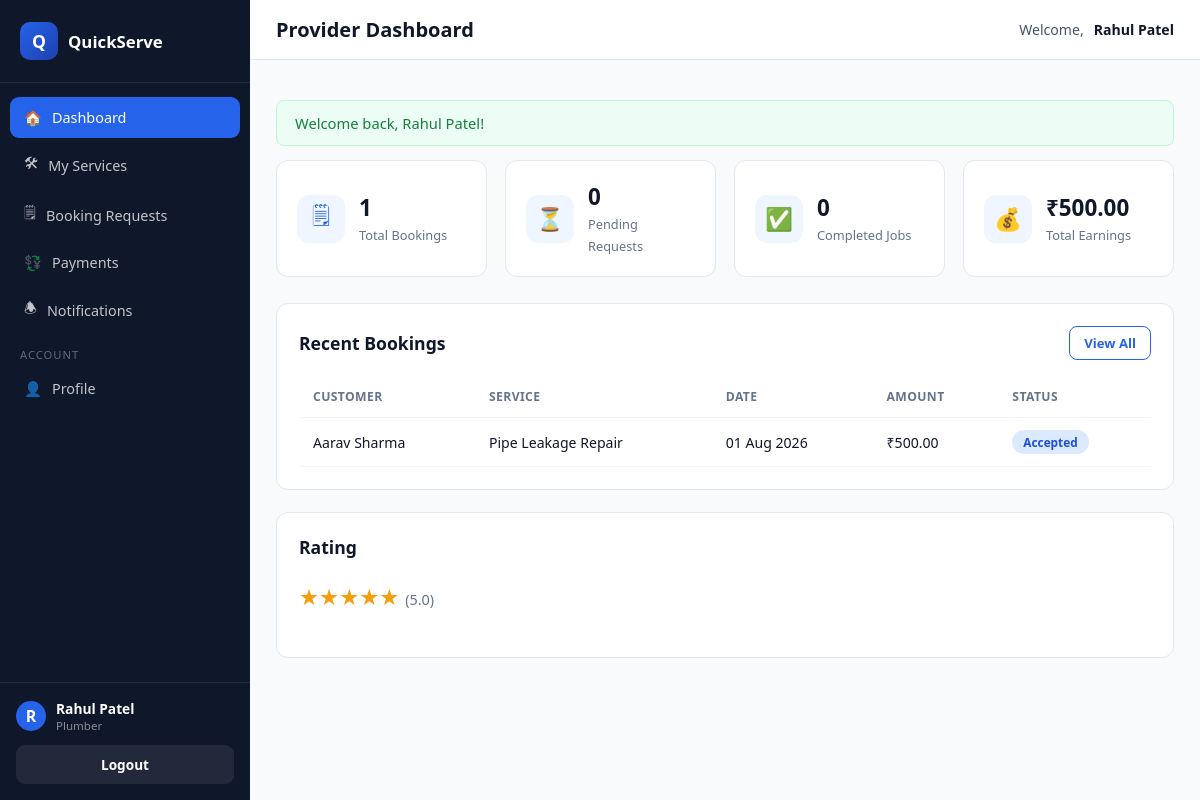
The page /provider/dashboard.php (signed in) on the database its author committed.
### tables this page shows
CREATE TABLE `bookings` (
  `id` int(11) NOT NULL,
  `customer_id` int(11) DEFAULT NULL,
  `provider_id` int(11) DEFAULT NULL,
  `service_id` int(11) DEFAULT NULL,
  `booking_date` date DEFAULT NULL,
  `booking_time` varchar(20) DEFAULT NULL,
  `address` varchar(255) DEFAULT NULL,
  `amount` decimal(10,2) DEFAULT NULL,
  `booking_status` varchar(30) DEFAULT NULL,
  `payment_status` varchar(30) DEFAULT NULL,
  `created_at` datetime DEFAULT NULL,
  `updated_at` datetime DEFAULT NULL
);

CREATE TABLE `customers` (
  `id` int(11) NOT NULL,
  `full_name` varchar(100) NOT NULL,
  `email` varchar(150) NOT NULL,
  `password` varchar(255) NOT NULL,
  `phone` varchar(15) DEFAULT NULL,
  `address` varchar(255) DEFAULT NULL,
  `profile_image` varchar(255) DEFAULT NULL,
  `status` tinyint(1) DEFAULT 1,
  `created_at` datetime DEFAULT NULL,
  `updated_at` datetime DEFAULT NULL
);

CREATE TABLE `services` (
  `id` int(11) NOT NULL,
  `provider_id` int(11) DEFAULT NULL,
  `category_id` int(11) DEFAULT NULL,
  `service_name` varchar(150) NOT NULL,
  `description` text DEFAULT NULL,
  `price` decimal(10,2) DEFAULT NULL,
  `duration` varchar(50) DEFAULT NULL,
  `service_image` varchar(255) DEFAULT NULL,
  `is_available` tinyint(1) DEFAULT 1,
  `created_at` datetime DEFAULT NULL,
  `updated_at` datetime DEFAULT NULL
);

### provider/dashboard.php (the view, shortened to what this page needs)
<?php
require_once __DIR__ . '/../includes/functions.php';
$providerId = $_SESSION['provider_id'];
$totalBookings = $pdo->prepare("SELECT COUNT(*) FROM bookings WHERE provider_id = ?");
$totalBookings->execute([$providerId]);
$totalBookings = (int) $totalBookings->fetchColumn();
$pendingRequests = $pdo->prepare("SELECT COUNT(*) FROM bookings WHERE provider_id = ? AND booking_status = 'Pending'");
$pendingRequests->execute([$providerId]);
$pendingRequests = (int) $pendingRequests->fetchColumn();
$completedJobs = $pdo->prepare("SELECT COUNT(*) FROM bookings WHERE provider_id = ? AND booking_status = 'Completed'");
$completedJobs->execute([$providerId]);
$completedJobs = (int) $completedJobs->fetchColumn();
$earnings = $pdo->prepare("SELECT COALESCE(SUM(amount),0) FROM bookings WHERE provider_id = ? AND payment_status = 'Paid'");
$earnings->execute([$providerId]);
$earnings = (float) $earnings->fetchColumn();
$avgRating = $pdo->prepare("SELECT ROUND(AVG(rating),1) FROM reviews WHERE provider_id = ?");
$avgRating->execute([$providerId]);
$avgRating = $avgRating->fetchColumn();
$recentBookings = $pdo->prepare(
    "SELECT b.*, s.service_name, cu.full_name AS customer_name
     FROM bookings b
     LEFT JOIN services s ON s.id = b.service_id
     LEFT JOIN customers cu ON cu.id = b.customer_id
     WHERE b.provider_id = ?
     ORDER BY b.created_at DESC LIMIT 6"
);
$recentBookings->execute([$providerId]);
$recentBookings = $recentBookings->fetchAll();
require __DIR__ . '/../includes/dash_shell_top.php';
?>
<div class="stat-grid">
  <div class="stat-card"><div class="stat-icon">🗒</div><div><strong><?php echo $totalBookings; ?></strong><span>Total Bookings</span></div></div>
  <div class="stat-card"><div class="stat-icon">⏳</div><div><strong><?php echo $pendingRequests; ?></strong><span>Pending Requests</span></div></div>
  <div class="stat-card"><div class="stat-icon">✅</div><div><strong><?php echo $completedJobs; ?></strong><span>Completed Jobs</span></div></div>
  <div class="stat-card"><div class="stat-icon">💰</div><div><strong><?php echo money($earnings); ?></strong><span>Total Earnings</span></div></div>
</div>
<div class="card">
  <div class="card-header">
    <h2>Recent Bookings</h2>
    <a href="<?php echo BASE_URL; ?>provider/booking-requests.php" class="btn btn-outline btn-sm">View All</a>
  </div>
  <?php if (!$recentBookings): ?>
    <div class="empty-state"><div>🗒</div><p>No bookings yet.</p></div>
  <?php else: ?>
    <div class="table-wrap">
      <table class="data-table">
        <thead><tr><th>Customer</th><th>Service</th><th>Date</th><th>Amount</th><th>Status</th></tr></thead>
        <tbody>
        <?php foreach ($recentBookings as $b): ?>
          <tr>
            <td><?php echo e($b['customer_name']); ?></td>
            <td><?php echo e($b['service_name']); ?></td>
            <td><?php echo fdate($b['booking_date']); ?></td>
            <td><?php echo money($b['amount']); ?></td>
            <td><span class="badge badge-<?php echo strtolower($b['booking_status']); ?>"><?php echo e($b['booking_status']); ?></span></td>
          </tr>
        <?php endforeach; ?>
        </tbody>
      </table>
    </div>
  <?php endif; ?>
</div>
<div class="card">
  <div class="card-header"><h2>Rating</h2></div>
  <p style="font-size:1.4rem;color:#f59e0b;"><?php echo render_stars($avgRating ?: 0); ?> <span style="color:var(--slate-500);font-size:0.9rem;">(<?php echo $avgRating ?: 'No ratings yet'; ?>)</span></p>
</div>
<?php require __DIR__ . '/../includes/dash_shell_bottom.php'; ?>

### assets/css/style.css (style rules this page uses)
:root { --primary: #2563eb; --primary-dark: #1d4ed8; --primary-darker: #1e40af; --primary-light: #dbeafe; --primary-lighter: #eff6ff; --accent: #60a5fa; --success: #16a34a; --danger: #dc2626; --warning: #d97706; --slate-900: #0f172a; --slate-700: #334155; --slate-600: #475569; --slate-500: #64748b; --slate-400: #94a3b8; --slate-300: #cbd5e1; --slate-200: #e2e8f0; --slate-100: #f1f5f9; --slate-50: #f8fafc; --white: #ffffff; --radius: 12px; --radius-sm: 8px; --shadow: 0 4px 20px rgba(15, 23, 42, 0.08); --shadow-lg: 0 12px 36px rgba(15, 23, 42, 0.14); --font: 'Segoe UI', Roboto, Helvetica, Arial, sans-serif; }
* { box-sizing: border-box; }
html, body { margin: 0; padding: 0; font-family: var(--font); color: var(--slate-900); background: var(--slate-50); scroll-behavior: smooth; }
a { text-decoration: none; color: inherit; }
.btn { display: inline-flex; align-items: center; justify-content: center; gap: 8px; padding: 12px 22px; border-radius: 999px; border: none; font-weight: 600; font-size: 0.95rem; cursor: pointer; transition: all 0.2s ease; }
.btn-outline { background: #fff; color: var(--primary); border: 1.5px solid var(--primary); }
.btn-sm { padding: 7px 14px; font-size: 0.82rem; border-radius: 8px; }
.stat-grid { display: grid; grid-template-columns: repeat(4, 1fr); gap: 18px; margin-bottom: 26px; }
.stat-card { background: #fff; border-radius: var(--radius); padding: 20px; border: 1px solid var(--slate-200); display: flex; align-items: center; gap: 14px; }
.stat-icon { width: 48px; height: 48px; border-radius: 12px; display: flex; align-items: center; justify-content: center; font-size: 1.4rem; background: var(--primary-lighter); color: var(--primary); flex-shrink: 0; }
.stat-card strong { display: block; font-size: 1.4rem; color: var(--slate-900); }
.stat-card span { font-size: 0.8rem; color: var(--slate-500); }
.card { background: #fff; border-radius: var(--radius); border: 1px solid var(--slate-200); padding: 22px; margin-bottom: 22px; }
.card-header { display: flex; align-items: center; justify-content: space-between; margin-bottom: 16px; }
.card-header h2 { font-size: 1.1rem; margin: 0; }
.table-wrap { overflow-x: auto; }
table.data-table { width: 100%; border-collapse: collapse; font-size: 0.88rem; }
table.data-table th, table.data-table td { padding: 12px 14px; text-align: left; border-bottom: 1px solid var(--slate-100); white-space: nowrap; }
table.data-table th { color: var(--slate-500); font-weight: 700; font-size: 0.76rem; text-transform: uppercase; letter-spacing: 0.4px; }
.badge { display: inline-block; padding: 4px 11px; border-radius: 999px; font-size: 0.74rem; font-weight: 700; text-transform: capitalize; }
.badge-accepted { background: #dbeafe; color: #1d4ed8; }

### rows shown on the page
bookings: customer.full_name "Aarav Sharma", service.service_name "Pipe Leakage Repair", booking_date "01 Aug 2026", amount "₹500.00", booking_status "Accepted"

### other values the page prints
$item['icon'] "🏠"
$item['label'] "Dashboard"
$item['icon'] "🛠"
$item['label'] "My Services"
$item['icon'] "🗒"
$item['label'] "Booking Requests"
$item['icon'] "💱"
$item['label'] "Payments"
$item['icon'] "🕭"
$item['label'] "Notifications"
$item['divider'] "ACCOUNT"
$item['icon'] "👤"
$item['label'] "Profile"
substr($dashUserName, 0, 1) "R"
$dashUserName "Rahul Patel"
